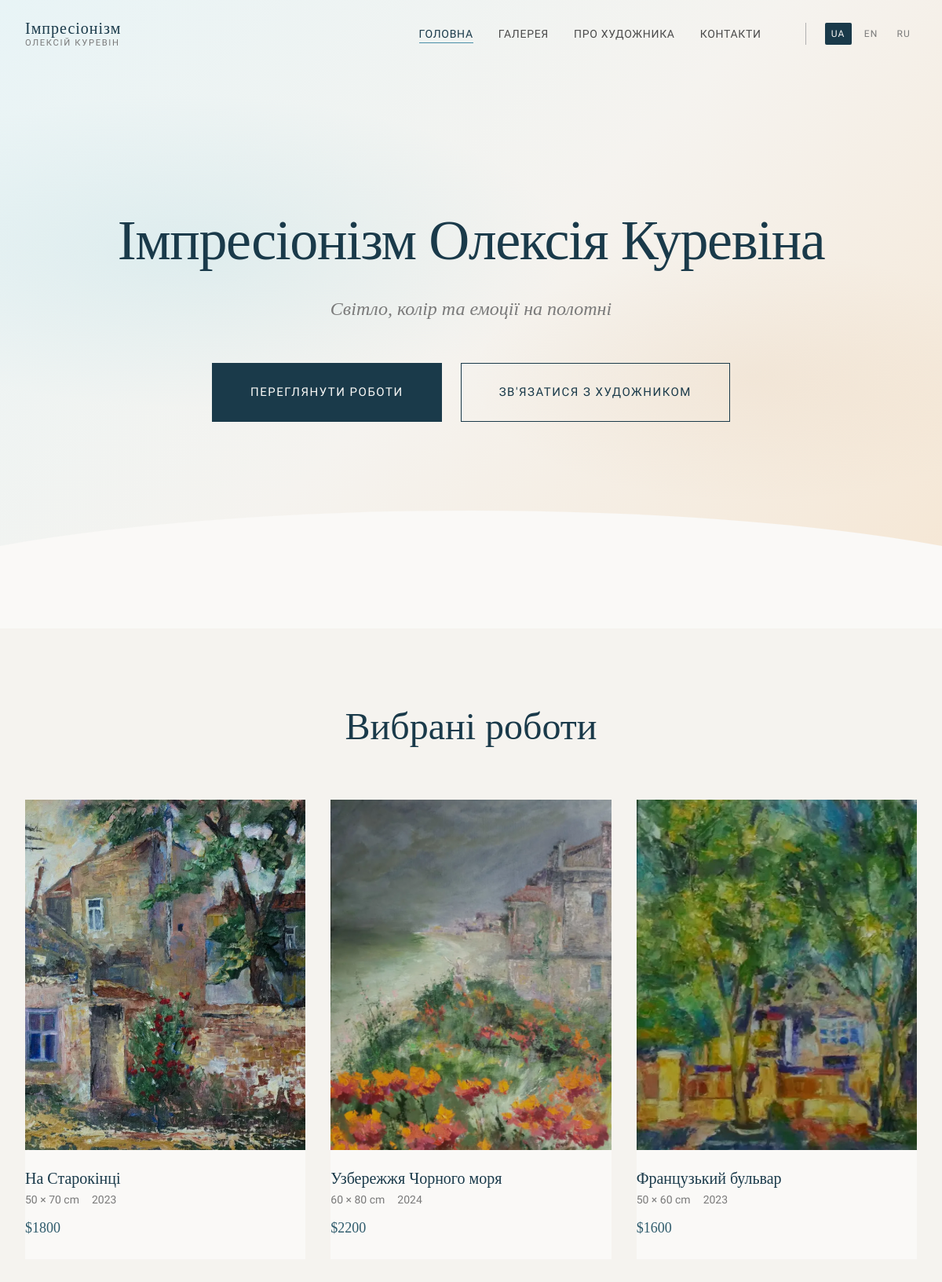
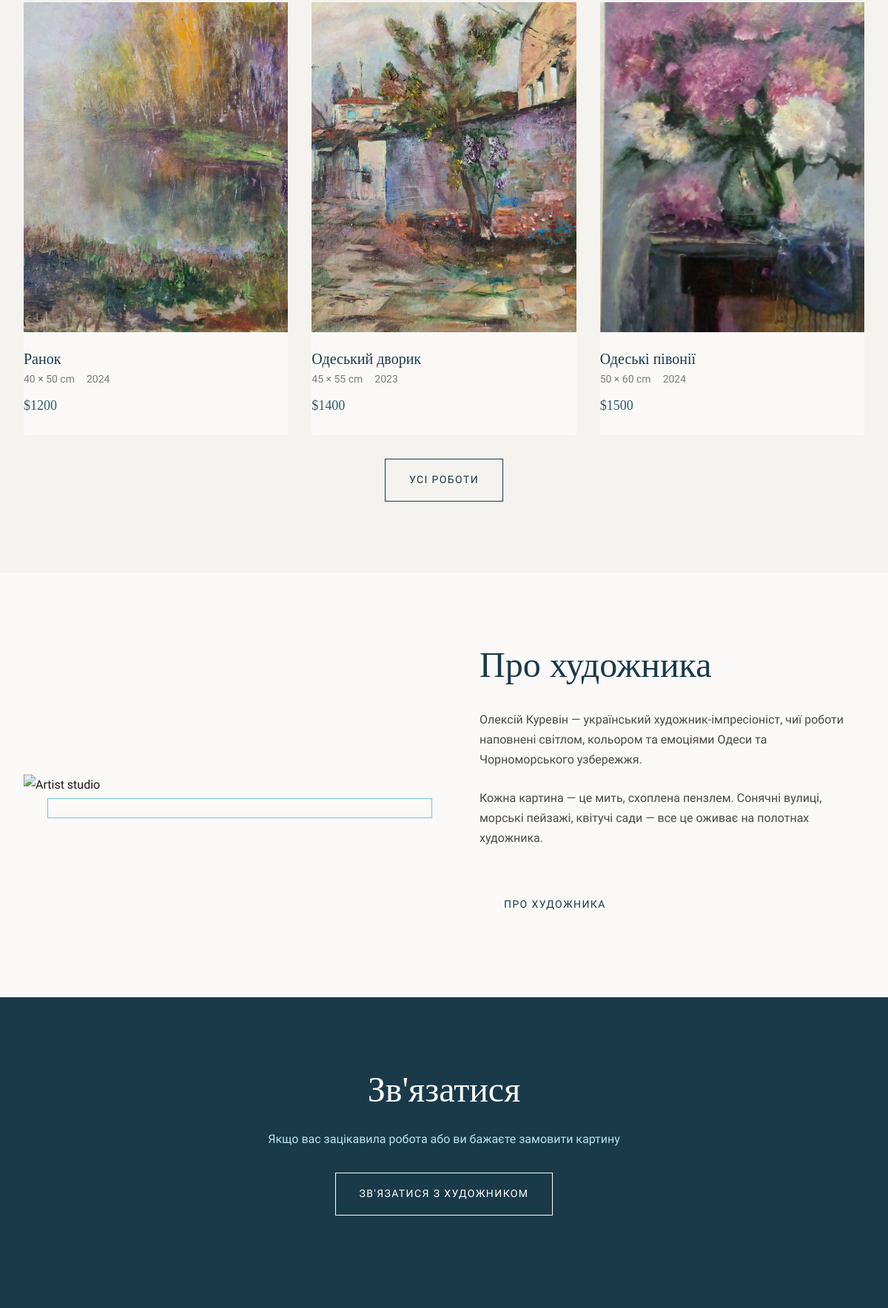
The page / (upper part) on the database its author committed (2 pictures, top to bottom).
### app.py (models this page shows, shortened)
class Painting(db.Model):
    id = db.Column(db.Integer, primary_key=True)
    title_uk = db.Column(db.String(200), nullable=False)
    title_en = db.Column(db.String(200), nullable=False)
    title_ru = db.Column(db.String(200), nullable=False)
    description_uk = db.Column(db.Text)
    description_en = db.Column(db.Text)
    description_ru = db.Column(db.Text)
    width = db.Column(db.Integer)  # in cm
    height = db.Column(db.Integer)  # in cm
    year = db.Column(db.Integer)
    technique_uk = db.Column(db.String(100))  # e.g., "Олія на полотні"
    technique_en = db.Column(db.String(100))  # e.g., "Oil on canvas"
    technique_ru = db.Column(db.String(100))  # e.g., "Масло на холсте"
    price = db.Column(db.Float)  # in USD
    is_sold = db.Column(db.Boolean, default=False)
    is_available = db.Column(db.Boolean, default=True)
    is_featured = db.Column(db.Boolean, default=False)
    image = db.Column(db.String(255))
    created_at = db.Column(db.DateTime, default=datetime.utcnow)
    order = db.Column(db.Integer, default=0)
    def get_title(self, lang):
        return getattr(self, f'title_{lang}', self.title_en)
    def get_size_display(self):
        if self.width and self.height:
            return f"{self.width} × {self.height} cm"
        return None

### app.py (the view)
@app.route('/')
def home():
    featured = Painting.query.filter_by(is_featured=True, is_available=True).order_by(Painting.order).limit(6).all()
    if not featured:
        featured = Painting.query.filter_by(is_available=True).order_by(Painting.order).limit(6).all()
    return render_template('pages/home.html', paintings=featured)

### app.py (called while the page is built)
def get_lang():
    lang = session.get('lang', 'uk')
    if lang not in ['uk', 'en', 'ru']:
        lang = 'uk'
    return lang

@app.context_processor
def inject_globals():
    return {
        'lang': get_lang(),
        't': get_translations(),
        'config': app.config,
        'current_year': datetime.now().year
    }

### templates/pages/home.html (shortened to what this page needs)
{% extends 'base.html' %}
{% block content %}
<section class="hero">
    <div class="hero-content">
        <h1 class="hero-title">{{ t.site_title }}</h1>
        <p class="hero-subtitle">{{ t.hero_subtitle }}</p>
        <div class="hero-buttons">
            <a href="{{ url_for('gallery') }}" class="btn btn-primary btn-lg">{{ t.view_gallery }}</a>
            <a href="{{ url_for('contact') }}" class="btn btn-outline btn-lg">{{ t.contact_artist }}</a>
        </div>
    </div>
    <div class="hero-wave"></div>
</section>
{% if paintings %}
<section class="section featured-section">
    <div class="container">
        <div class="section-header">
            <h2>{{ t.featured_works }}</h2>
        </div>
        <div class="gallery-grid">
            {% for painting in paintings %}
            <article class="painting-card">
                <a href="{{ url_for('painting_detail', painting_id=painting.id) }}">
                    <div class="painting-card-image">
                        {% if painting.image %}
                        <img src="{{ url_for('static', filename='images/paintings/' + painting.image) }}" alt="{{ painting.get_title(lang) }}">
                        {% else %}
                        <img src="https://images.unsplash.com/photo-1579783902614-a3fb3927b6a5?w=600&q=80" alt="{{ painting.get_title(lang) }}">
                        {% endif %}
                    </div>
                </a>
                <div class="painting-card-body">
                    <h3 class="painting-card-title">
                        <a href="{{ url_for('painting_detail', painting_id=painting.id) }}">{{ painting.get_title(lang) }}</a>
                    </h3>
                    <div class="painting-card-meta">
                        {% if painting.get_size_display() %}
                        <span>{{ painting.get_size_display() }}</span>
                        {% endif %}
                        {% if painting.year %}
                        <span>{{ painting.year }}</span>
                        {% endif %}
                    </div>
                    {% if painting.price and not painting.is_sold %}
                    <div class="painting-card-price">${{ painting.price|int }}</div>
                    {% endif %}
                </div>
            </article>
            {% endfor %}
        </div>
        <div class="text-center mt-4">
            <a href="{{ url_for('gallery') }}" class="btn btn-outline">{{ t.all_works }}</a>
        </div>
    </div>
</section>
{% endif %}
<section class="section">
    <div class="container">
        <div class="about-content">
            <div class="about-image">
                <img src="https://images.unsplash.com/photo-1460661419201-fd4cecdf8a8b?w=800&q=80" alt="Artist studio">
            </div>
            <div class="about-text">
                <h2>{{ t.about_title }}</h2>
                {% if lang == 'uk' %}
                <p>Олексій Куревін — український художник-імпресіоніст, чиї роботи наповнені світлом, кольором та емоціями Одеси та Чорноморського узбережжя.</p>
                <p>Кожна картина — це мить, схоплена пензлем. Сонячні вулиці, морські пейзажі, квітучі сади — все це оживає на полотнах художника.</p>
                {% elif lang == 'en' %}
                <p>Alexey Kurevin is a Ukrainian impressionist artist whose works are filled with the light, color, and emotions of Odessa and the Black Sea coast.</p>
                <p>Each painting is a moment captured by brush. Sunny streets, seascapes, blooming gardens — all come alive on the artist's canvases.</p>
                {% else %}
                <p>Алексей Куревин — украинский художник-импрессионист, чьи работы наполнены светом, цветом и эмоциями Одессы и Черноморского побережья.</p>
                <p>Каждая картина — это миг, схваченный кистью. Солнечные улицы, морские пейзажи, цветущие сады — всё это оживает на полотнах художника.</p>
                {% endif %}
                <a href="{{ url_for('about') }}" class="btn btn-ghost mt-3">{{ t.nav_about }}</a>
            </div>
        </div>
    </div>
</section>
<section class="section" style="background: var(--sea-deep); color: var(--canvas-white); text-align: center;">
    <div class="container container-narrow">
        <h2 style="color: var(--canvas-white); margin-bottom: var(--space-lg);">{{ t.contact_title }}</h2>
        <p style="color: var(--sea-foam); margin-bottom: var(--space-xl);">{{ t.contact_subtitle }}</p>
        <a href="{{ url_for('contact') }}" class="btn btn-outline" style="color: white; border-color: white;">{{ t.contact_artist }}</a>
    </div>
</section>
{% endblock %}

### rows shown on the page
Painting: image (picture), get_title "На Старокінці", size "50 × 70 cm", year "2023", price "1800"
Painting: image+title_en+title_uk (picture), get_title "Узбережжя Чорного моря", size "60 × 80 cm", year "2024", price "2200"
Painting: image+title_en+title_uk (picture), get_title "Французький бульвар", size "50 × 60 cm", year "2023", price "1600"
Painting: image (picture), get_title "Ранок", size "40 × 50 cm", year "2024", price "1200"
Painting: image+title_en+title_uk (picture), get_title "Одеський дворик", size "45 × 55 cm", year "2023", price "1400"
Painting: image+title_en+title_uk (picture), get_title "Одеські півонії", size "50 × 60 cm", year "2024", price "1500"

### other values the page prints
{{ t.site_title.split()[0] if lang == 'uk' else 'Impressionism' }} "Імпресіонізм"
{{ t.nav_home }} "ГОЛОВНА"
{{ t.nav_gallery }} "ГАЛЕРЕЯ"
{{ t.nav_about }} "ПРО ХУДОЖНИКА"
{{ t.nav_contact }} "КОНТАКТИ"
{{ t.site_title }} "Імпресіонізм Олексія Куревіна"
{{ t.hero_subtitle }} "Світло, колір та емоції на полотні"
{{ t.view_gallery }} "ПЕРЕГЛЯНУТИ РОБОТИ"
{{ t.contact_artist }} "ЗВ'ЯЗАТИСЯ З ХУДОЖНИКОМ"
{{ t.featured_works }} "Вибрані роботи"
{{ t.all_works }} "УСІ РОБОТИ"
{{ t.about_title }} "Про художника"
{{ t.contact_title }} "Зв'язатися"
{{ t.contact_subtitle }} "Якщо вас зацікавила робота або ви бажаєте замовити картину"
